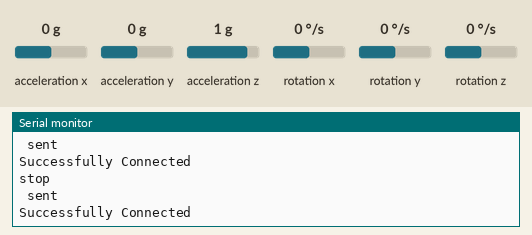
Recording of a sketch running on a simulated Arduino Uno, built with avr-gcc and run on an emulated ATmega328P. Shown: the last lines printed to the serial monitor. The test bench sets the inputs (shaded band); at power-on: acceleration x 0 g, acceleration y 0 g, acceleration z 1 g, rotation x 0 °/s, rotation y 0 °/s, rotation z 0 °/s. No radio packets arrive unless stated.

Above: at 1.2 s.
1.3 s: acceleration x set to -1.4 g
At 2.1 s:
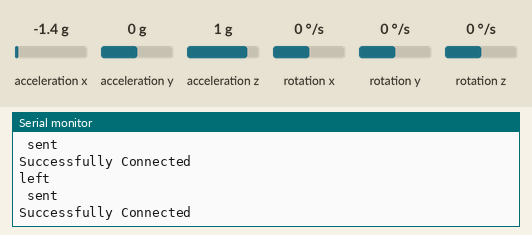
2.9 s: acceleration y set to -1.4 g
At 3.4 s:
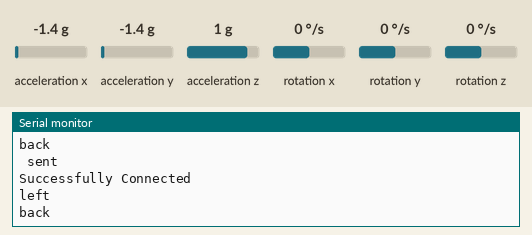
4.5 s: acceleration x set to 0 g
At 5.4 s:
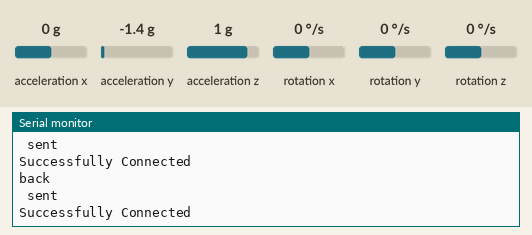
7.5 s: acceleration y set to 0.8 g
At 8.5 s:
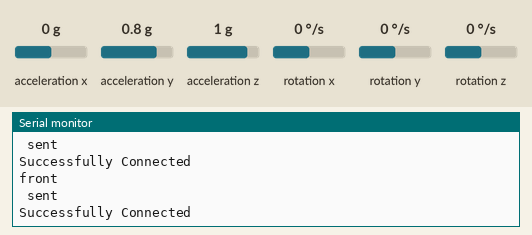
9.1 s: acceleration x set to -0.8 g
At 9.7 s:
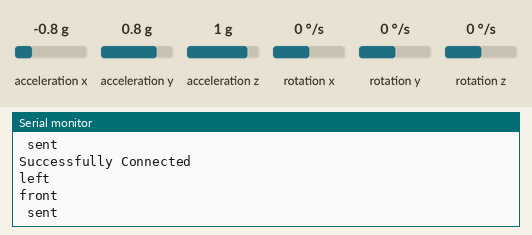
12.1 s: acceleration y set to -0.8 g
At 12.6 s:
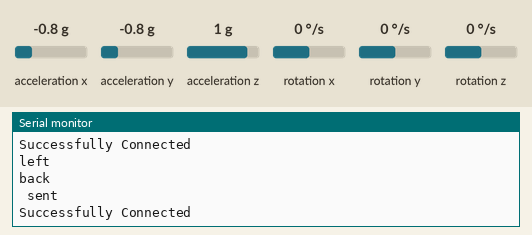

The sketch:

trasmitter.ino
```cpp
#include <nRF24L01.h>
#include <printf.h>
#include <RF24.h>
#include <RF24_config.h>
#include <Wire.h>
#include <MPU6050.h>
#include<SPI.h>
//mpu
MPU6050 mpu;
int16_t ax, ay, az;
int16_t gx, gy, gz;
//nrf
RF24 radio(9,10);//ce,csn
const byte address[6]="00001";

void setup() {
  // put your setup code here, to run once:
Serial.begin(9600);
radio.begin();
//new part
  if (!radio.begin()) {
    Serial.println(F("radio hardware is not responding!!"));
    while (1) {} // hold in infinite loop
  }
////new part
 radio.setChannel(2);
  radio.setPayloadSize(4);
  radio.setAutoAck(false);
  radio.setCRCLength(RF24_CRC_8);
  radio.printDetails();
////end part
radio.openWritingPipe(address);
radio.stopListening();
Serial.println ("Initializing MPU and testing connections");
mpu.initialize ( );
Serial.println((mpu.testConnection( )) ? "Successfully Connected" : "Connection failed");

}

void loop() {
  Serial.println((mpu.testConnection( )) ? "Successfully Connected" : "Connection failed");

  // put your main code here, to run repeatedly:
  int data ;
  /*stop =1
   * right =2
   * left =3
   * back=4
   * front=5
   */
mpu.getMotion6(&ax, &ay, &az, &gx, &gy, &gz);
ax = map(ax, -17000, 17000, -125, 125);
ay = map(ay, -17000, 17000, -125, 125);
az = map(az, -17000, 17000, -125, 125);

if (ax>50){
  Serial.println("right");
  data=2;
  radio.write(&data,sizeof(data));
   //delay(1000);

}
if (ax<-50){
  Serial.println("left");
   data=3;
  radio.write(&data,sizeof(data));
   // delay(1000);


}
if (ax<50&&ax>-50&&ay<50&&ay>-50){
  Serial.println("stop");
   data=1;
  radio.write(&data,sizeof(data));
   // delay(1000);


}
if (ay>50){
  Serial.println("front");
   data=5;
  radio.write(&data,sizeof(data));
  //delay(1000);


}
if (ay<-50){
  Serial.println("back");
  data=4;
  radio.write(&data,sizeof(data));
  //delay(1000);


}
if (!radio.write(&data,sizeof(data))){
    Serial.println("not sent");
}
else {
   Serial.println(" sent");
}

}
```

Measured:
- after the input at 1.3 s, the serial monitor: prints a new line after 0.07 s (image 1)
- after the input at 2.9 s, the serial monitor: prints a new line after 0.10 s (image 2)
- after the input at 7.5 s, the serial monitor: prints a new line after 0.10 s (image 4)
- after the input at 9.1 s, the serial monitor: prints a new line after 0.08 s (image 5)
- after the input at 12.1 s, the serial monitor: prints a new line after 0.11 s (image 6)
